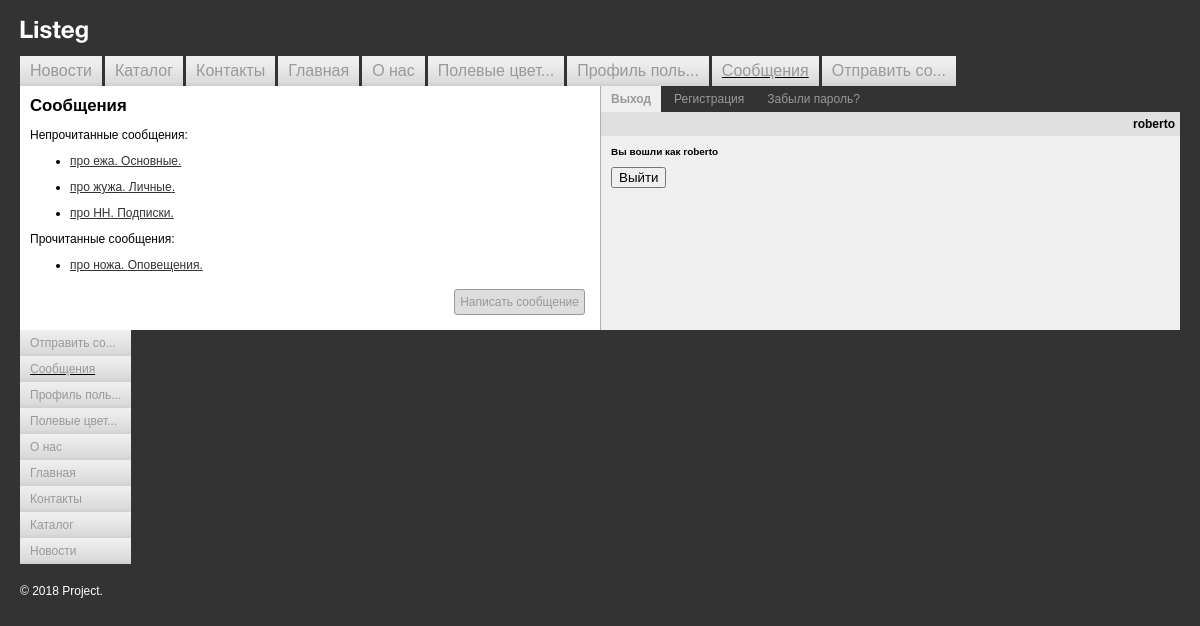
Screenshot of /posts/ (signed in) with the database file from the repository.
### tables this page shows
CREATE TABLE `messages` (
  `id` int(11) NOT NULL AUTO_INCREMENT,
  `title` varchar(255) NOT NULL,
  `content` text NOT NULL,
  `unread` tinyint(1) NOT NULL,
  `topic_id` int(11) NOT NULL,
  `sent` timestamp NOT NULL DEFAULT CURRENT_TIMESTAMP,
  `sender_id` int(11) NOT NULL,
  `recipient_id` int(11) NOT NULL,
  PRIMARY KEY (`id`),
  UNIQUE KEY `id_UNIQUE` (`id`),
  KEY `topic_id_z_idx` (`topic_id`),
  KEY `sender_id_z_idx` (`sender_id`),
  KEY `recipient_id_z_idx` (`recipient_id`),
  CONSTRAINT `recipient_id_z` FOREIGN KEY (`recipient_id`) REFERENCES `users` (`id`) ON DELETE CASCADE ON UPDATE CASCADE,
  CONSTRAINT `sender_id_z` FOREIGN KEY (`sender_id`) REFERENCES `users` (`id`) ON DELETE CASCADE ON UPDATE CASCADE,
  CONSTRAINT `topic_id_z` FOREIGN KEY (`topic_id`) REFERENCES `topics` (`id`) ON DELETE CASCADE ON UPDATE CASCADE
);

CREATE TABLE `topics` (
  `id` int(11) NOT NULL AUTO_INCREMENT,
  `topic` varchar(255) NOT NULL,
  `color_id` int(11) NOT NULL,
  `created` timestamp NOT NULL DEFAULT CURRENT_TIMESTAMP,
  `creator_id` int(11) NOT NULL,
  `parent_id` int(11) NOT NULL,
  PRIMARY KEY (`id`),
  UNIQUE KEY `id_UNIQUE` (`id`),
  KEY `color_id_z_idx` (`color_id`),
  KEY `creator_id_z_idx` (`creator_id`),
  CONSTRAINT `color_id_z` FOREIGN KEY (`color_id`) REFERENCES `colors` (`id`) ON DELETE CASCADE ON UPDATE CASCADE,
  CONSTRAINT `creator_id_z` FOREIGN KEY (`creator_id`) REFERENCES `users` (`id`) ON DELETE CASCADE ON UPDATE CASCADE
);

### include/functions.php (called while the page is built, shortened)
<?php
function createMenu($items, $sortBy, $ulClass = 'main-menu')
{
    include($_SERVER['DOCUMENT_ROOT'] . '/template/parts/main_menu_ul.php');
}
function doQuery($sql)
{
    if (mysqli_connect_errno()) {
        echo mysqli_connect_error();
    } else {
        $result = mysqli_query(connectDB(), $sql);
        return $result;
    }
}
function connectDB($dbname = 'taskmandb')
{
    $host = 'localhost';
    $user = 'mysql';
    $password = '';
    static $db = null;
    if (null === $db) {
       $db = mysqli_connect($host, $user, $password, $dbname);
    }
    return $db;
}
function collectData($sql)
{
    $result = doQuery($sql);
    $collectedData = mysqli_fetch_all($result, MYSQLI_ASSOC);
    return $collectedData;
}
function isWriter()
{
    foreach ($_SESSION['groups'] as $value) {
        if (array_search('writer', $value)){
            return true;
        }
    }
    return false;
}
function cleanData($dirtyData)
{
    $clean = htmlspecialchars($dirtyData);
    $clean = mysqli_real_escape_string(connectDB(), $clean);
    return $clean;
}
function getUnreadMessages($userId)
{
    $sql = "SELECT messages.id, messages.title, topics.topic FROM messages
        LEFT JOIN topics ON messages.topic_id = topics.id
        WHERE messages.recipient_id = ('$userId') AND messages.unread = '1';";
    return collectData($sql);
}
function getReadMessages($userId)
{
    $sql = "SELECT messages.id, messages.title, topics.topic FROM messages
        LEFT JOIN topics ON messages.topic_id = topics.id
        WHERE messages.recipient_id = ('$userId') AND messages.unread = '0';";
    return collectData($sql);
}

### index.php (called while the page is built)
<?php include($_SERVER['DOCUMENT_ROOT'] . '/template/parts/header.php');?>
<?php include($_SERVER['DOCUMENT_ROOT'] . '/template/parts/footer.php');?>

### template/content/posts.php (the view, shortened to what this page needs)
<?php if (isWriter()) :?>
    <p>Непрочитанные сообщения:</p>
    <ul>
    <?php if (!empty($unreadMessages)) :?>
        <?php foreach ($unreadMessages as $value) :?>
            <li class="profile_user">
                <?php $messageId = array_shift($value);?>
                <p><a href="/posts/view_message/?mes_id=<?= $messageId;?>">
            <?php foreach ($value as $subKey => $subValue) :?>
                <?= $subValue . '. ';?>
            <?php endforeach;?>
                </a></p>
            </li>
        <?php endforeach;?>
    <?php else :?>
        <p>Нет сообщений для отображения</p>
    <?php endif;?>
    </ul>
    <p>Прочитанные сообщения:</p>
    <ul>
    <?php if (!empty($readMessages)) :?>
        <?php foreach ($readMessages as $value) :?>
            <li class="profile_user">
                <?php $messageId = array_shift($value);?>
                <p><a href="/posts/view_message/?mes_id=<?= $messageId;?>">
            <?php foreach ($value as $subKey => $subValue) :?>
                <?= $subValue . '. ';?>
            <?php endforeach;?>
                </a></p>
            </li>
        <?php endforeach;?>
    <?php else :?>
        <p>Нет сообщений для отображения</p>
    <?php endif;?>
    </ul>
    <div class = "button">
        <a href="/posts/add/">Написать сообщение</a>
    </div>
<?php else :?>
    <p>Вы сможете отправлять сообщения после прохождения модерации</p>
<?php endif;?>

### styles.css (style rules this page uses)
body { background: #333333; padding: 20px; margin: 0; color: #000000; font-family: Arial, Helvetica, sans-serif; font-size: 12px; }
div { border: none; font-size: 1em; }
a { text-decoration: underline; color: #333; }
.button a { float: right; margin: 5px; padding: 5px; text-decoration: none; display: block; background: #dddddd; color: #999999; border: solid 1px #999999; border-radius: 3px; }

### rows the page displays
messages: title "про ежа", topic.topic "Основные"
messages: title "про жужа", topic.topic "Личные"
messages: title "про НН", topic.topic "Подписки"
messages: title "про ножа", topic.topic "Оповещения"

### other values shown
shortString($item['title']) "Новости"
shortString($item['title']) "Каталог"
shortString($item['title']) "Контакты"
shortString($item['title']) "Главная"
shortString($item['title']) "О нас"
shortString($item['title']) "Полевые цвет..."
shortString($item['title']) "Профиль поль..."
shortString($item['title']) "Сообщения"
shortString($item['title']) "Отправить со..."
$currentItem['title'] "Сообщения"
$userName "roberto"
$name "roberto"
